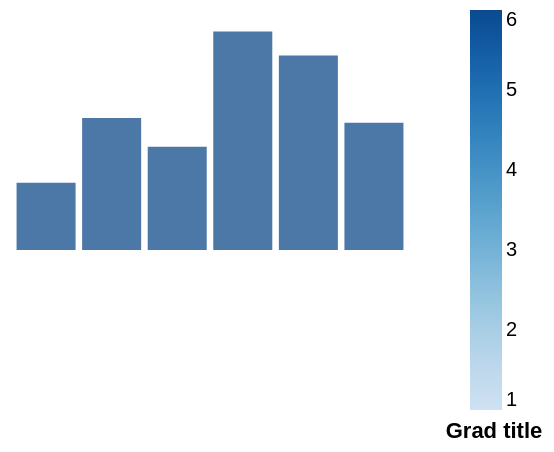

Write a Vega-Lite specification for this figure.
### Vega specification from a JSON file in a GitHub repository (floating-point values rounded to 4 significant figures)
{"width": 200, "height": 120, "padding": 5, "data": [{"name": "t", "values": [{"a": "Alpha", "b": 28, "c": "x", "d": 1}, {"a": "Bravo", "b": 55, "c": "y", "d": 2}, {"a": "Charlie", "b": 43, "c": "x", "d": 3}, {"a": "Delta", "b": 91, "c": "z", "d": 4}, {"a": "Echo", "b": 81, "c": "y", "d": 5}, {"a": "Foxtrot", "b": 53, "c": "z", "d": 6}]}], "scales": [{"name": "x", "type": "band", "domain": {"data": "t", "field": "a"}, "range": "width", "padding": 0.1}, {"name": "y", "type": "linear", "domain": {"data": "t", "field": "b"}, "range": "height", "nice": true}, {"name": "color", "type": "ordinal", "domain": {"data": "t", "field": "c"}, "range": {"scheme": "category10"}}, {"name": "ramp", "type": "linear", "domain": {"data": "t", "field": "d"}, "range": {"scheme": "blues"}}, {"name": "size", "type": "linear", "domain": {"data": "t", "field": "b"}, "range": [10, 200]}, {"name": "shape", "type": "ordinal", "domain": {"data": "t", "field": "c"}, "range": "symbol"}, {"name": "quant", "type": "quantize", "domain": [0, 100], "range": {"scheme": "greens", "count": 4}}], "marks": [{"type": "rect", "from": {"data": "t"}, "encode": {"enter": {"x": {"scale": "x", "field": "a"}, "width": {"scale": "x", "band": 1}, "y": {"scale": "y", "field": "b"}, "y2": {"scale": "y", "value": 0}}}}], "legends": [{"fill": "ramp", "type": "gradient", "title": "Grad title", "titleOrient": "bottom", "titleAnchor": "middle", "orient": "right"}]}
